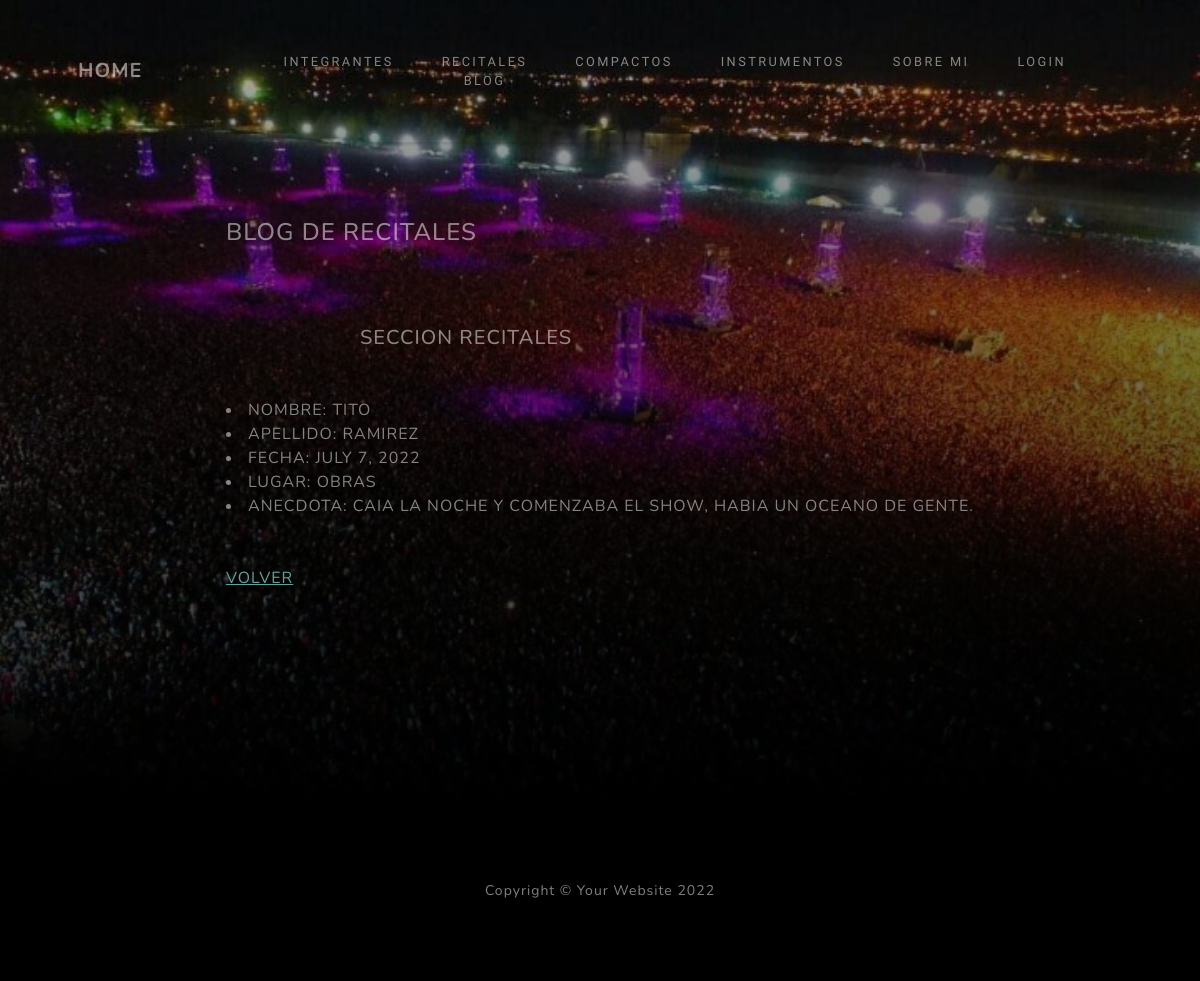
/detalleRecitales/5/, run on the app's committed database.
### redondos_app/models.py (models this page shows, shortened)
class Recitales(models.Model):
    nombre=models.CharField(max_length=30,null=True)
    apellido=models.CharField(max_length=30,null=True)
    fecha=models.DateField(null=True)
    lugar=models.CharField(max_length=30,null=True)
    anecdota=models.CharField(max_length=400,null=True)

### redondos_app/views.py (the view)
# urls.py: path('detalleRecitales/<pk>/', DetalleRecitales.as_view(), name='detalleRecitales'),
class DetalleRecitales(DetailView):
    model = Recitales
    template_name = 'redondos_app/recitales_detalle.html'

### redondos_app/Templates/redondos_app/recitales_detalle.html
{% extends "redondos_app/padre.html" %}
{% load static %}
{% block contenidoTitulo %}
<h4 class="text-white-50 mx-auto mt-2 mb-5">BLOG DE RECITALES</h4>
{% endblock %}
{% block contenidoQueCambia %}
<br>
<h2 class="text-white-50 mx-auto mt-2 mb-5">SECCION RECITALES</h2>
<div class="text-white-50 mx-auto mt-2 mb-5">
    <li>NOMBRE: {{recitales.nombre}}</li>
    <li>APELLIDO: {{recitales.apellido}}</li>
    <li>FECHA: {{recitales.fecha}}</li>
    <li>LUGAR: {{recitales.lugar}}</li>
    <li>ANECDOTA: {{recitales.anecdota}}</li>
</div>
<a href="{% url 'listaRecitales' %}">Volver</a>
{% endblock %}

### data on the page
Recitales: nombre "TITO", apellido "RAMIREZ", fecha "JULY 7, 2022", lugar "OBRAS", anecdota "CAIA LA NOCHE Y COMENZABA EL SHOW, HABIA UN OCEANO DE GENTE."
